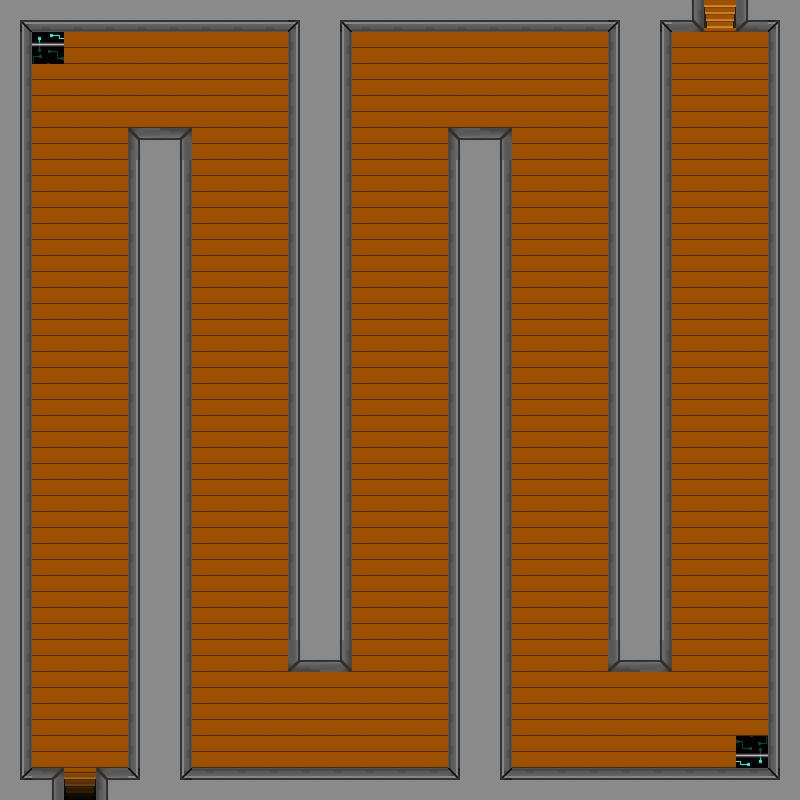

A level layout from a 2D game, rendered from its tile map. Below: a short description, then the map file with tile-grid data replaced by summaries:
An orthogonal 25x25 tile map with 32x32 px tiles, 3 tile layers (Camada de Tiles 1, Colisoes, Baus), 1 hidden layer not drawn, 8 tilesets.

<map version="1.0" orientation="orthogonal" renderorder="right-down" width="25" height="25" tilewidth="32" tileheight="32" nextobjectid="1">
 <tileset firstgid="1" name="Parede" tilewidth="32" tileheight="32">
  <image source="Parede.png" width="96" height="32" />
  <tile id="0">
   <properties>
    <property name="blocked" value="blocked" />
   </properties>
  </tile>
  <tile id="1">
   <properties>
    <property name="blocked" value="blocked" />
   </properties>
  </tile>
  <tile id="2">
   <properties>
    <property name="blocked" value="blocked" />
   </properties>
  </tile>
 </tileset>
 <tileset firstgid="4" name="Tile_Madeira" tilewidth="32" tileheight="32">
  <image source="Tile_Madeira.png" width="32" height="32" />
 </tileset>
 <tileset firstgid="5" name="EscadaSubindo" tilewidth="32" tileheight="32">
  <image source="EscadaSubindo.png" width="32" height="32" />
  <tile id="0">
   <properties>
    <property name="door" value="door" />
   </properties>
  </tile>
 </tileset>
 <tileset firstgid="6" name="EscadaDescendo" tilewidth="32" tileheight="32">
  <image source="EscadaDescendo.png" width="32" height="32" />
  <tile id="0">
   <properties>
    <property name="door" value="door" />
   </properties>
  </tile>
 </tileset>
 <tileset firstgid="7" name="Bau" tilewidth="32" tileheight="32">
  <image source="Bau.png" width="32" height="32" />
  <tile id="0">
   <properties>
    <property name="chest" value="chest" />
   </properties>
  </tile>
 </tileset>
 <tileset firstgid="8" name="ParedeInvisivel" tilewidth="32" tileheight="32">
  <image source="ParedeInvisivel.png" width="32" height="32" />
  <tile id="0">
   <properties>
    <property name="blocked" value="blocked" />
   </properties>
  </tile>
 </tileset>
 <tileset firstgid="9" name="Portal1" tilewidth="32" tileheight="32">
  <image source="Portal1.png" width="32" height="32" />
  <tile id="0">
   <properties>
    <property name="door" value="1.oAndarFalcao.tmx" />
   </properties>
  </tile>
 </tileset>
 <tileset firstgid="10" name="Portal2" tilewidth="32" tileheight="32">
  <image source="Portal2.png" width="32" height="32" />
  <tile id="0">
   <properties>
    <property name="door" value="SalaChefe2.tmx" />
   </properties>
  </tile>
 </tileset>
 <layer name="Camada de Tiles 1" width="25" height="25">
  <data>[625 cells, 625 non-empty, 6 distinct tile ids]</data>
 </layer>
 <layer name="Colisoes" width="25" height="25" opacity="0.01">
  <data>[625 cells, 625 non-empty, 4 distinct tile ids]</data>
 </layer>
 <layer name="Baus" width="25" height="25">
  <data>[625 cells, 2 non-empty, 1 distinct tile ids]</data>
 </layer>
 <layer name="Baus2" width="25" height="25" visible="0">
  <data>[625 cells, 1 non-empty, 1 distinct tile ids]</data>
 </layer>
</map>
